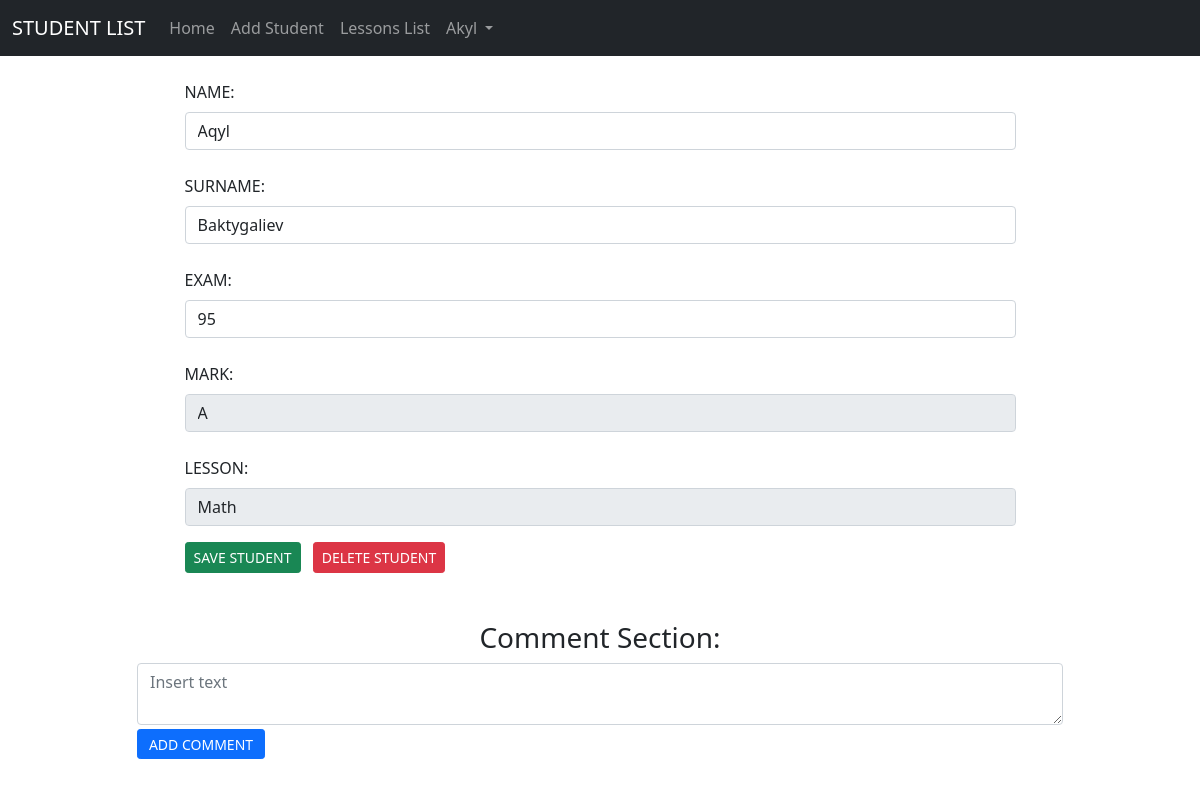
The app's page /student/3 (signed in) with its own data.
### website/models.py (models this page shows)
class User(db.Model, UserMixin):
    id = db.Column(db.Integer, primary_key=True)
    email = db.Column(db.String(150), unique=True)
    password = db.Column(db.String(150))
    first_name = db.Column(db.String(150))
    notes = db.relationship('Note')
    students = db.relationship('Student')
    lessons = db.relationship('Lesson')

class Student(db.Model):
    id = db.Column(db.Integer, primary_key=True)
    first_name = db.Column(db.String(150))
    last_name = db.Column(db.String(150))
    exam = db.Column(db.Integer)
    mark = db.Column(db.String(150))
    user_id = db.Column(db.Integer, db.ForeignKey('user.id'))
    lesson_id = db.Column(db.Integer, db.ForeignKey('lesson.id'))
    notes = db.relationship('Note')

class Lesson(db.Model):
    id = db.Column(db.Integer, primary_key=True)
    ls_name = db.Column(db.String(150))
    ls_description = db.Column(db.String(150))
    user_id = db.Column(db.Integer, db.ForeignKey('user.id'))
    students = db.relationship('Student')

### website/views.py (the view, shortened to what this page needs)
@views.route('/student/<int:student_id>', methods=['GET', 'POST'])
def student_details(student_id):
    student = Student.query.get(student_id)
    return render_template('student_details.html',user=current_user, student=student)

### website/__init__.py (called while the page is built)
def create_app():
    app = Flask(__name__)
    app.config['SECRET_KEY'] = 'hjshjhdjah kjshkjdhjs'
    app.config['SQLALCHEMY_DATABASE_URI'] = f'sqlite:///{DB_NAME}'
    db.init_app(app)
    from .views import views
    from .auth import auth
    app.register_blueprint(views, url_prefix='/')
    app.register_blueprint(auth, url_prefix='/')
    from .models import User
    with app.app_context():
        db.create_all()
    login_manager = LoginManager()
    login_manager.login_view = 'auth.login'
    login_manager.init_app(app)
    @login_manager.user_loader
    def load_user(id):
        return User.query.get(int(id))
    return app

### website/templates/student_details.html (shortened to what this page needs)
{% extends "base.html" %} {% block title %}Add Student{% endblock %} {% block
content %}
<div class="row">
  <div class="col-9 mx-auto">
    <form method="POST">
      <div class="row mt-4">
        <div class="col-12">
          <label>NAME:</label>
        </div>
      </div>
      <div class="row mt-2">
        <div class="col-12">
          <input
            class="form-control"
            type="text"
            id="name"
            name="name"
            value="{{student.first_name}}"
          />
        </div>
      </div>
      <div class="row mt-4">
        <div class="col-12">
          <label>SURNAME:</label>
        </div>
      </div>
      <div class="row mt-2">
        <div class="col-12">
          <input
            class="form-control"
            type="text"
            id="surname"
            name="surname"
            value="{{student.last_name}}"
          />
        </div>
      </div>
      <div class="row mt-4">
        <div class="col-12">
          <label>EXAM:</label>
        </div>
      </div>
      <div class="row mt-2">
        <div class="col-12">
          <input
            class="form-control"
            type="number"
            id="exam"
            name="exam"
            value="{{student.exam}}"
          />
        </div>
      </div>
      <div class="row mt-4">
        <div class="col-12">
          <label>MARK:</label>
        </div>
      </div>
      <div class="row mt-2">
        <div class="col-12">
          <input
            class="form-control"
            type="text"
            id="mark"
            name="mark"
            value="{{student.mark}}"
            readonly
          />
        </div>
      </div>
      <div class="row mt-4">
        <div class="col-12">
          <label>LESSON:</label>
        </div>
      </div>
      <div class="row mt-2">
        <div class="col-12">
          <input class="form-control" type="text" id="mark" name="mark" {% for
          less in user.lessons %} {% if less.id == student.lesson_id: %}
          value="{{less.ls_name}}" {% endif %}{% endfor %} readonly />
        </div>
      </div>
      <div class="row mt-3">
        <div class="col-12">
          <button class="btn btn-success btn-sm">SAVE STUDENT</button>
          <button
            type="button"
            class="btn btn-sm btn-danger ms-2"
            onClick="deleteStudent({{ student.id }})"
          >
            DELETE STUDENT
          </button>
        </div>
      </div>
    </form>
  </div>
</div>
<div class="row">
  <div class="col-10 mx-auto">
    <div class="mt-5">
      <h3 class="text-center">Comment Section:</h3>
      <form action="/add-note" method="post">
        <textarea
          class="form-control"
          id="comment"
          name="comment"
          placeholder="Insert text"
        ></textarea>
        <button
          class="btn btn-sm btn-primary mt-1 mb-2"
          style="width: 8rem; height: 30px"
        >
          ADD COMMENT
        </button>
      </form>
    </div>
  </div>
</div>
{% endblock %}

### website/templates/base.html (shortened to what this page needs)
<!DOCTYPE html>
<html>
  <head>
    <link
      href="https://cdn.jsdelivr.net/npm/bootstrap@5.0.2/dist/css/bootstrap.min.css"
      rel="stylesheet"
    />
  </head>
  <body>
    <nav class="navbar navbar-expand-lg navbar-dark bg-dark">
      <div class="container-fluid">
        <a class="navbar-brand" href="/">STUDENT LIST</a>
        <div class="collapse navbar-collapse" id="navbarSupportedContent">
          <ul class="navbar-nav me-auto mb-2 mb-lg-0">
            {% if user.is_authenticated %}
            <li class="nav-item">
              <a class="nav-link" href="/">Home</a>
            </li>
            <li class="nav-item">
              <a class="nav-link" id="addStudent" href="/add-student"
                >Add Student</a
              >
            </li>
            <li class="nav-item">
              <a class="nav-link" id="addStudent" href="/lessons-page"
                >Lessons List</a
              >
            </li>
            <li class="nav-item dropdown">
              <a
                class="nav-link dropdown-toggle"
                href="#"
                id="navbarDarkDropdownMenuLink"
                role="button"
                data-bs-toggle="dropdown"
                aria-expanded="false"
              >
                {{ user.first_name }}
              </a>
            </li>
            {% endif %}
          </ul>
        </div>
      </div>
    </nav>
    <div class="container">{% block content %} {% endblock %}</div>
  </body>
</html>

### records on screen
User: first_name "Akyl"
Student: name "Aqyl", surname "Baktygaliev", exam "95", mark "A"
Lesson: mark "Math"
